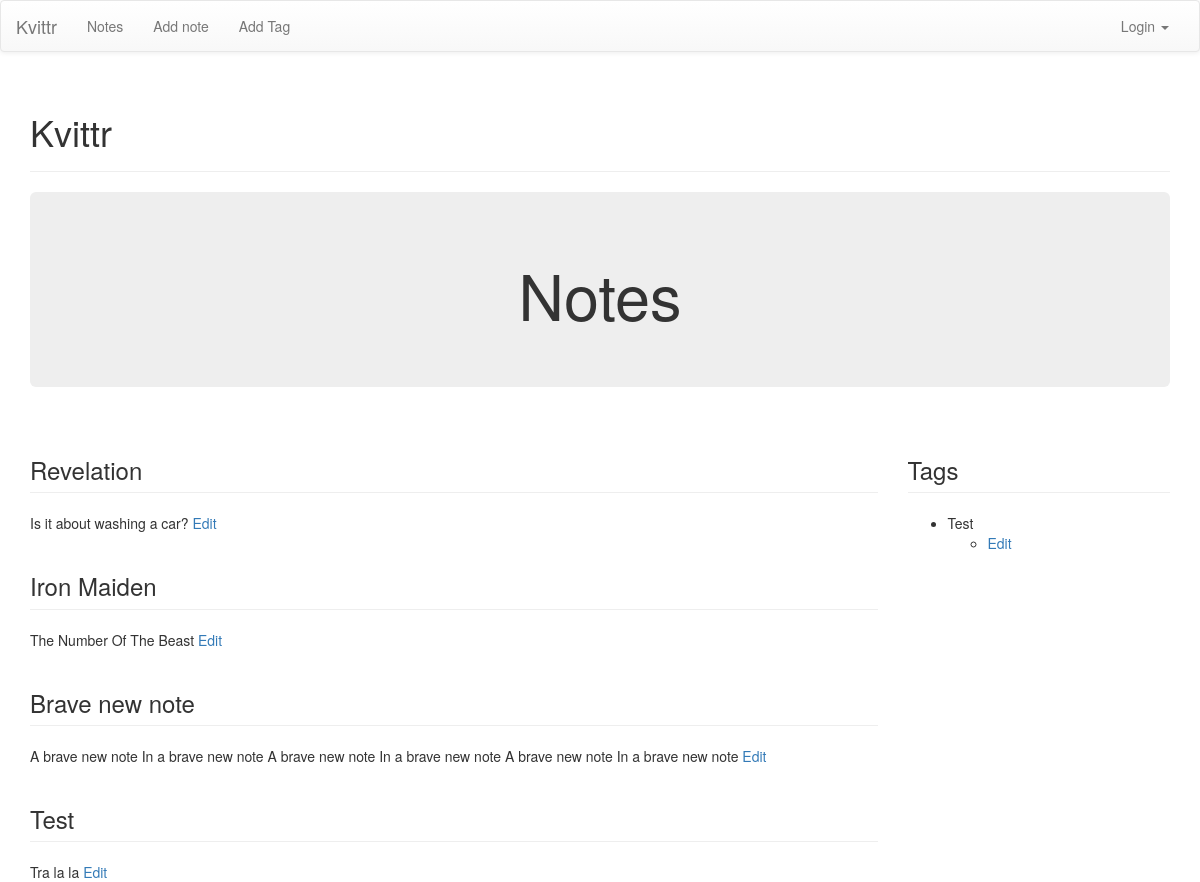
Page /notes/ on the earlier database version.
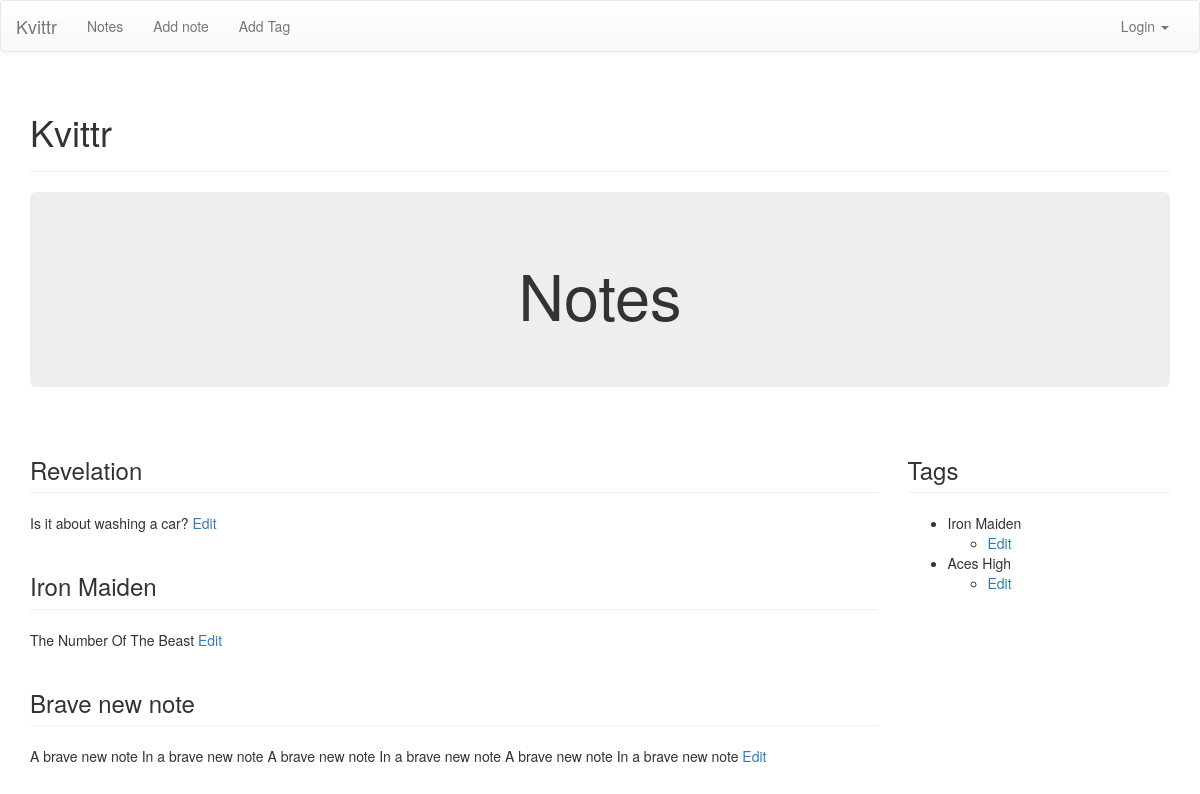
Same page on the later database version.
### notes/models.py (models this page shows, shortened)
class Note(models.Model):
	label = models.CharField(max_length = 30)
	body = models.TextField()
	timestamp = models.DateTimeField(auto_now_add=True)
	tags = models.ManyToManyField('Tag', related_name='notes')

class Tag(models.Model):
	label = models.CharField(max_length = 30)
	slug = models.SlugField(max_length=30)
	def __unicode__(self):
		return self.label

### notes/views.py (the view)
def index_view(request):
	notes = Note.objects.all().order_by('-timestamp')
	tags = Tag.objects.all()
	context = {
		'notes': notes,
		'tags': tags
		}
	return render (request, 'notes/index.html', context)

### templates/notes/index.html
{% extends 'base.html' %}
{% block pagecontent %}
<div class="jumbotron">
	<h1 align="center">Notes</h1>
</div>
<div class="row">
	<div class="col-sm-9">
		{% if notes %}
			{% for note in notes %}
				<h3 class="page-header">{{note.label}}</h3>
				{{note.body}}
				<a href="{% url 'notes:addnote' %}?id={{note.id}}">Edit</a>
			{% endfor%}
		{% else %}
			<div class="alert alert-warning" align="center">
				<h3>No notes yet</h3>
			</div>
		{% endif%}
	</div>
	<div class="col-sm-3">
		<h3 class="page-header">Tags</h3>
		<ul>
			{% if tags %}
				{% for tag in tags %}
					<li>
						{{tag}}
						<ul>
							<li>
								<a href="{% url 'notes:addtag' %}?id={{tag.id}}">Edit</a>
							</li>
						</ul>
					</li>
				{% endfor %}
			{% else %}
				<div class="alert alert-warning">No tags yet</div>
			{% endif %}
		</ul>
	</div>
</div>
{% endblock pagecontent %}

### templates/base.html (shortened to what this page needs)
{% extends 'site_base.html' %}
{% block body %}
	 <nav class="navbar navbar-default" role="navigation">
      <div class="container-fluid">
        <div class="navbar-header">
          <a class="navbar-brand" href="#">Kvittr</a>
        </div>
        <div class="collapse navbar-collapse" id="bs-example-navbar-collapse-1">
          <ul class="nav navbar-nav">
            <li class="">
                <a href="{% url 'notes:index' %}">Notes</a>
            </li>
            <li class="">
              <a href="{% url 'notes:addnote' %}">Add note</a>
            </li>
            <li>
              <a href="{% url 'notes:addtag' %}">Add Tag</a>
            </li>
          </ul>
          <ul class="nav navbar-nav navbar-right">
            {% if user.is_anonymous %}
                <li class="dropdown">
                  <a href="#" class="dropdown-toggle" data-toggle="dropdown">Login <span class="caret"></span></a>
                </li>
            {% endif %}
          </ul>
        </div>
      </div>
    </nav>
    <div class="container">
        <div class="page-header">
            <h1>Kvittr <small>{% block subheader %}{% endblock %}</small></h1>
        </div>
        {% block pagecontent %}
        {% endblock pagecontent%}
    </div>
{% endblock body %}

### templates/site_base.html (shortened to what this page needs)
{% load staticfiles %}
<!DOCTYPE html>
<html lang="en">
  <head>
    <link rel="stylesheet" href="https://maxcdn.bootstrapcdn.com/bootstrap/3.2.0/css/bootstrap.min.css">
    <link rel="stylesheet" href="https://maxcdn.bootstrapcdn.com/bootstrap/3.2.0/css/bootstrap-theme.min.css">
  </head>
  <body>
    {% block body %}
    {% endblock %}
  </body>
</html>

Differences in the rows shown:
removed Note: label "Test", body "Tra la la"
removed Tag: label "Test"
added Tag: label "Iron Maiden"
added Tag: label "Aces High"
